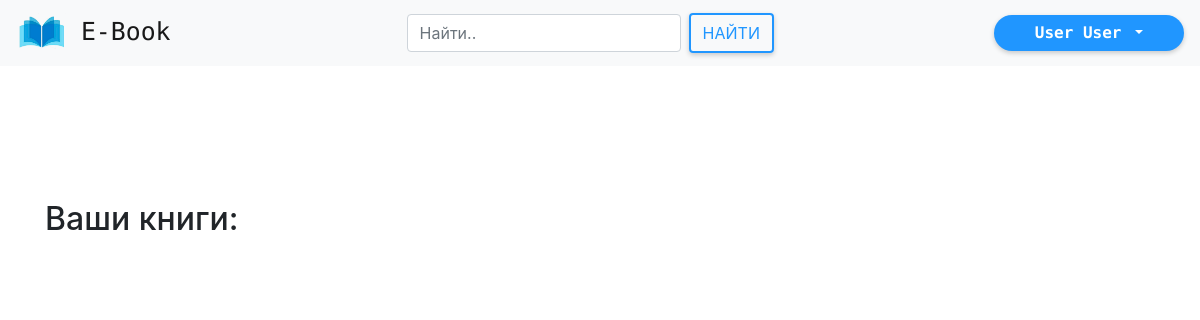
The app's page /userbooks/3, older data.
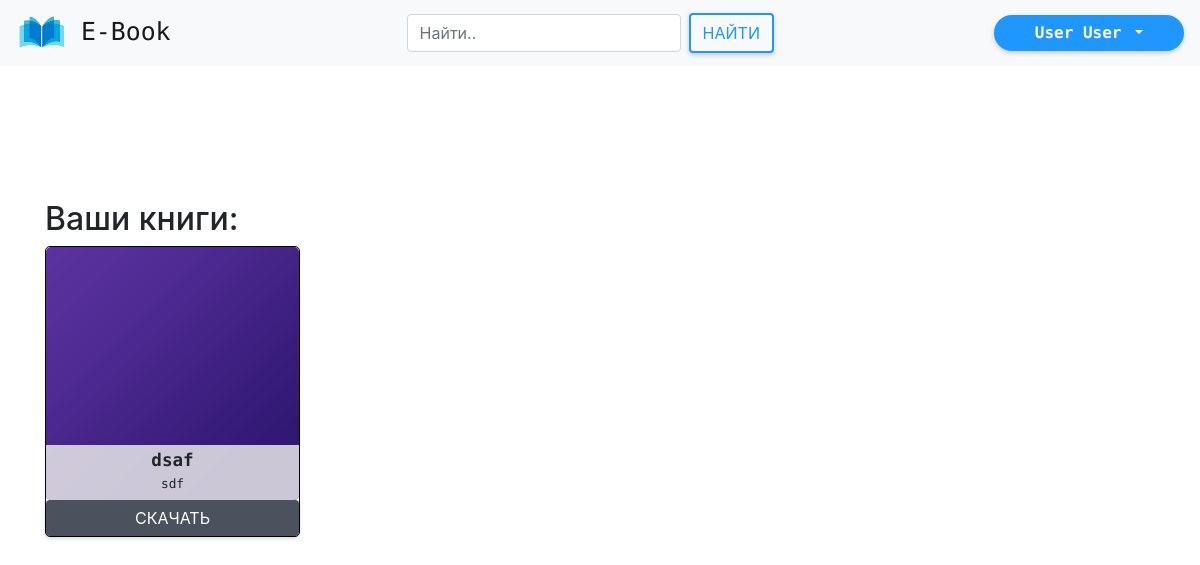
The same page, newer data.
### ebook/models.py (models this page shows, shortened)
class userbook(models.Model):
    CHOICES = (
        ('True', 'Подтверждено библиотекарем'),
        ('False', 'В обработке'),
        ('Refused', 'Отказано')
    )
    user = models.OneToOneField(User, on_delete=models.CASCADE, null=True,
                                default='',
                                verbose_name="Связь с таблицей пользователей")
    book = models.OneToOneField(book_inf, on_delete=models.CASCADE, null=True,
                                default='',
                                verbose_name="Связь с таблицей книг")
    status = models.CharField("Статуc", choices=CHOICES, default='False',
                              max_length=30)
    reqestdate = models.DateField("Дата добавления", default=timezone.now)
    getdate = models.DateField(default=timezone.now)
    enddate = models.DateField(default=timezone.now)

class book_inf(models.Model):
    bookname = models.CharField("назвние книги", null=True, max_length=150)
    author = models.CharField("автор", null=True, max_length=100)
    rate = models.PositiveIntegerField("Рейтинг книги", default=0,
                                       validators=[MaxValueValidator(5), ])
    discriptions = models.TextField("описание книги")
    bookimage = models.ImageField("Фотография книги", blank=True,
                                  upload_to="books_photo",
                                  default="books_photo/default.png")
    addingDate = models.DateField("Дата добавления",
                                  default=timezone.now)
    bookfile = models.FileField(upload_to='books', blank=False,
                                default="puples_photo/default.png")

### ebook/views.py (the view)
# urls.py: path('userbooks/<int:userid>', views.userbooks, name='userbooks'),
def userbooks(request, userid):
    user = User.objects.get(id=userid)
    books = userbook.objects.filter(user=user)
    return render(request, 'userbooks.html', {'books': books, 'user': user})

### ebook/templates/userbooks.html (shortened to what this page needs)
{% extends 'base.html' %}
{% load static %}
{% block links %}
    <link rel="stylesheet" href="{% static 'css/userbooks.css' %}">
{% endblock links %}
{% block content %}
    <div class="main container">
        <h2> Ваши книги: </h2>
        <div class="books">
            <div class="row">
                {% for bookItem in books  %}
                    <div class="col-12 col-md-6 col-lg-4 col-xl-3 bookbox">
                        <div class="book">
                            <div class="bookImg">
                                <img src="{{ bookItem.book.bookimage.url }}" alt="">
                                <div class="bookDiscrp">
                                    <h4>{{ bookItem.book.bookname }}</h4>
                                    <small>{{ bookItem.book.author }}</small>
                                </div>
                            </div>
                            <div class="row" style="padding: 0px 15px">
                                <a href="downloadbook?bookid={{bookItem.book.id}}" class="btn btn-almbb-small btn-stylish col-12">Скачать</a>
                            </div>
                        </div>
                    </div>
                {% endfor %}
             </div>
        </div>
    </div>
{% endblock content %}

Row changes from the older to the newer data that the page shows:
added userbook: book.bookimage (picture), book.bookname "dsaf", book.author "sdf"
